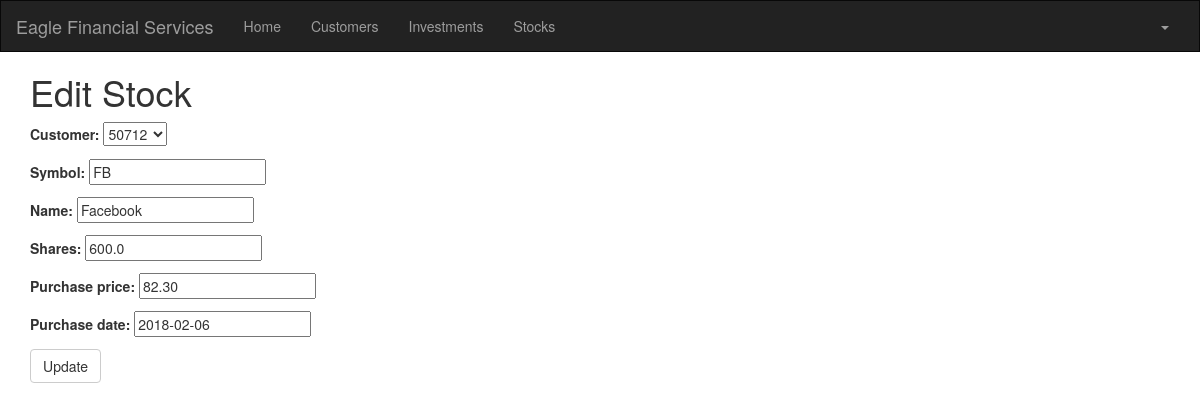
/stock/1/edit/ (signed in), run on the app's committed database.
### portfolio/models.py (models this page shows, shortened)
class Stock(models.Model):
    customer = models.ForeignKey(Customer, related_name='stocks')
    symbol = models.CharField(max_length=10)
    name = models.CharField(max_length=50)
    shares = models.DecimalField (max_digits=10, decimal_places=1)
    purchase_price = models.DecimalField(max_digits=10, decimal_places=2)
    purchase_date = models.DateField(default=timezone.now, blank=True, null=True)

### portfolio/views.py (the view)
# urls.py: url(r'^stock/(?P<pk>\d+)/edit/$', views.stock_edit, name='stock_edit'),
@login_required
def stock_edit(request, pk):
   stock = get_object_or_404(Stock, pk=pk)
   if request.method == "POST":
       form = StockForm(request.POST, instance=stock)
       if form.is_valid():
           stock = form.save()
           stock.updated_date = timezone.now()
           stock.save()
           stocks = Stock.objects.filter(purchase_date__lte=timezone.now())
           return render(request, 'portfolio/stock_list.html', {'stocks': stocks})
   else:
       form = StockForm(instance=stock)
   return render(request, 'portfolio/stock_edit.html', {'form': form})

### portfolio/forms.py
class StockForm(forms.ModelForm):
    class Meta:
        model = Stock
        fields = ('customer', 'symbol', 'name', 'shares', 'purchase_price', 'purchase_date',)

### portfolio/models.py (called while the page is built)
    def __str__(self):
        return str(self.cust_number)

### portfolio/templates/portfolio/stock_edit.html
{% extends 'portfolio/base.html' %}
{% block content %}
    <h1>Edit Stock</h1>
    <form method="POST" class="stock-form">{% csrf_token %}
        {{ form.as_p }}
        <button type="submit" class="save btn btn-default">Update</button>
    </form>
{% endblock %}

### data on the page
Stock: customer "50712", symbol "FB", name "Facebook", shares "600.0", purchase_price "82.30", purchase_date "2018-02-06"
